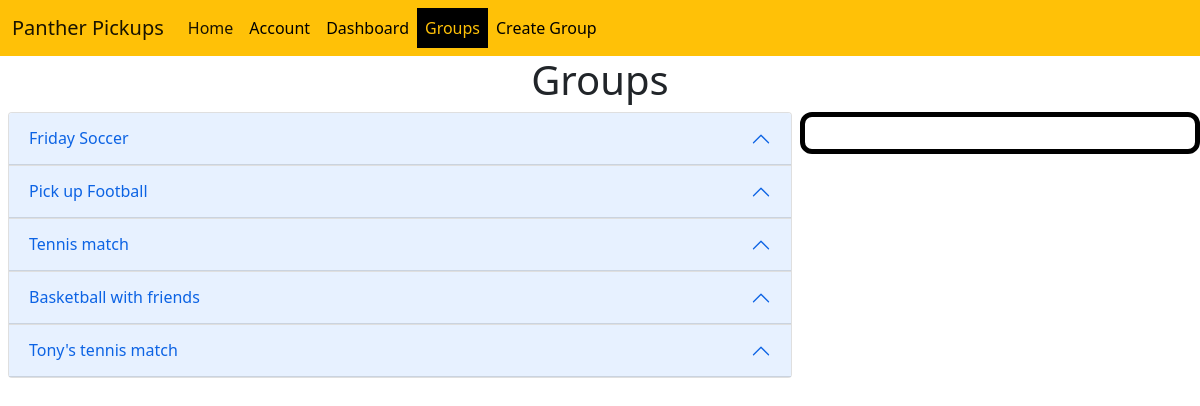
Screenshot of /groups/ (signed in) with the database file from the repository.
### Group3Capstone/models.py (models this page shows, shortened)
class Group(models.Model):
    Group_Id = models.BigAutoField(primary_key=True)
    Group_Name = models.CharField(max_length=20, unique=True, blank=True)
    Sport = models.ForeignKey(Sport, on_delete=models.CASCADE, null=True)
    Group_Description = models.CharField(max_length=256, null=True)
    Creator = models.ForeignKey(User, related_name='Group_Creator', on_delete=models.CASCADE, null=True)
    SpotsAvailable = models.IntegerField(null=True)
    Joined_Users = models.ManyToManyField('User', related_name='Joining_User')

### Group3Capstone/views.py (the view, shortened to what this page needs)
# urls.py: path('groups/', Groups.as_view()),
class Groups(View):
    def get(self, request):
        u = User.objects.get(UserName=request.session["username"])
        group = list(Group.objects.all())
        print("\n", group)
        return render(request, "groups.html", {"user": u, "groups": group})

### Group3Capstone/templates/groups.html (shortened to what this page needs)
<!DOCTYPE html>
<html lang="en">
<head>
    {% load static %}
    <link rel="stylesheet" href="{% static 'Group3Capstone/css/bootstrap.min.css' %}">
    <link rel="stylesheet" href="{% static 'Group3Capstone/css/bootstrap.css' %}">
    <link rel="stylesheet" href="{% static 'Group3Capstone/css/groups.css' %}">
</head>
<body>
<nav class="navbar navbar-expand-lg navbar-light bg-warning">
    <div class="container-fluid">
        <a class="navbar-brand" href="#">Panther Pickups</a>
        <div class="collapse navbar-collapse" id="navbarText">
            <ul class="navbar-nav me-auto mb-2 mb-lg-0">
                <li class="nav-item">
                    <a class="nav-link active border-dark" aria-current="page" href="/notSignedIn/">Home</a>
                </li>
                <li class="nav-item">
                    <a class="nav-link border-dark" href="/account/">Account</a>
                </li>
                <li class="nav-item">
                    <a class="nav-link border-dark" href="/dashboard/">Dashboard</a>
                </li>
                <li class="nav-item">
                    <a class="nav-link border-dark bg-black text-warning" href="/groups/">Groups</a>
                </li>
                <li class="nav-item">
                    <a class="nav-link border-dark" href="/createGroupPage/">Create Group</a>
                </li>
            </ul>
        </div>
    </div>
</nav>
<h1 class="text-center ">Groups</h1>
<div class="accordion col-md-8 float-start ps-2 pe-2" id="accordionExample">
    <form action="/groups/" method="post">
        {% for g in groups %}
            <div class="accordion-item ">
                <h2 class="accordion-header" id="headingOne">
                    <button class="accordion-button" type="button" data-bs-toggle="collapse"
                            data-bs-target="#collapse{{ g.Group_Id }}"
                            aria-expanded="true" aria-controls="collapseOne">
                        {{ g.Group_Name }}
                    </button>
                </h2>
            </div>
        {% endfor %}
    </form>
</div>
<div class="joinedGroups">
    <div class="col-md-4 float-end ps-2 pe-3">
    </div>
</div>
</body>
</html>

### Group3Capstone/Static/Group3Capstone/css/groups.css (style rules this page uses)
.col-md-4 { border: 5px solid black; border-radius: 12px; padding-left: 5px; padding-right: 5px; }
.navbar-nav .nav-item .nav-link { color: black; }

### rows the page displays
Group: Group_Name "Friday Soccer"
Group: Group_Name "Pick up Football"
Group: Group_Name "Tennis match"
Group: Group_Name "Basketball with friends"
Group: Group_Name "Tony's tennis match"
